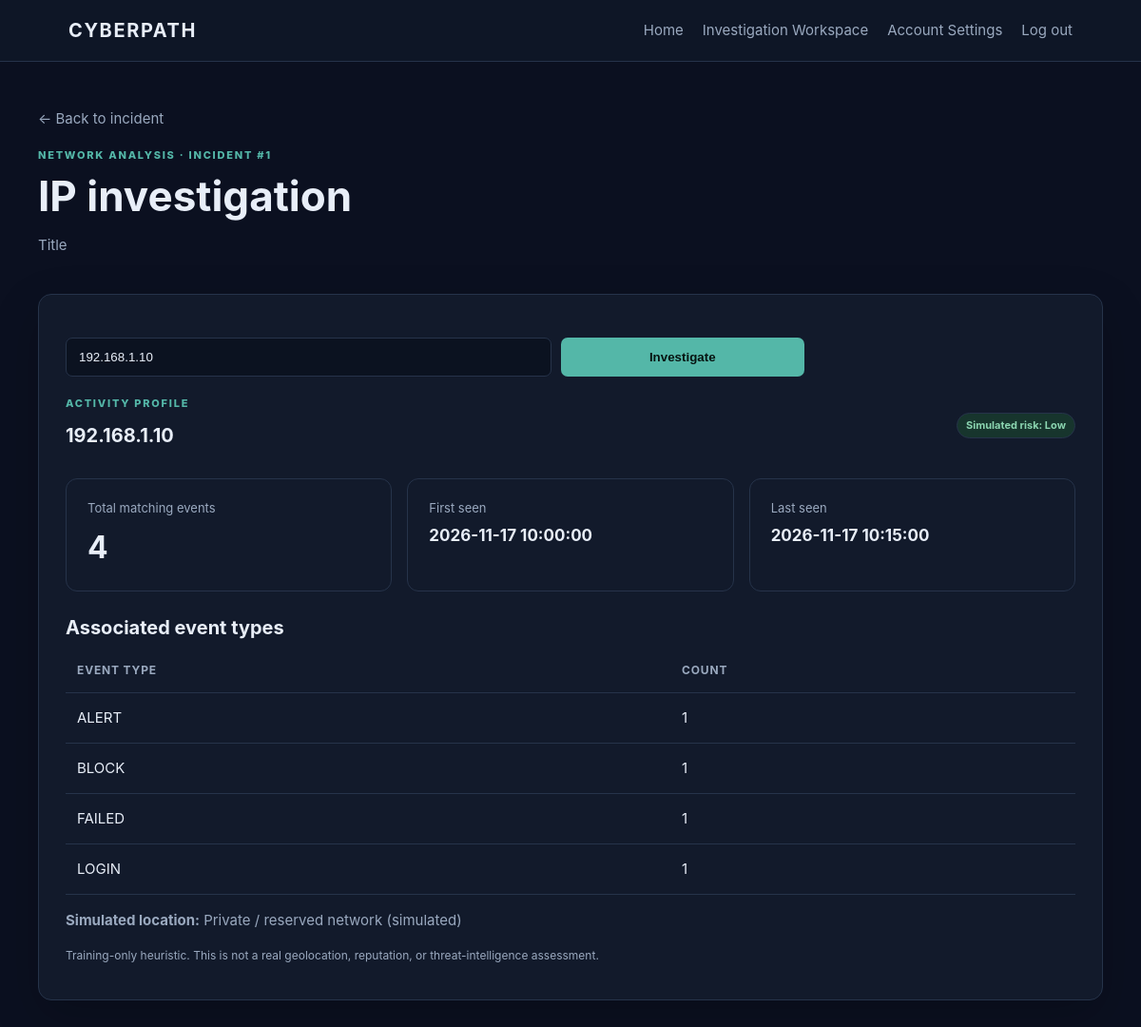
The page /incidents/1/ip-lookup?ip=192.168.1.10 (signed in) on the database its author committed.
### app/models.py (models this page shows)
class Incident(db.Model):
    id = db.Column(db.Integer, primary_key=True)
    title = db.Column(db.String(160), nullable=False)
    description = db.Column(db.Text, nullable=False, default="")
    severity = db.Column(db.String(30), nullable=False, default="Medium")
    status = db.Column(db.String(30), nullable=False, default="Open")
    created_at = db.Column(db.DateTime, nullable=False, default=datetime.utcnow)
    user_id = db.Column(db.Integer, db.ForeignKey("user.id"), nullable=False, index=True)
    user = db.relationship("User", back_populates="incidents")
    log_entries = db.relationship(
        "LogEntry", back_populates="incident", cascade="all, delete-orphan"
    )
    investigation_notes = db.relationship(
        "InvestigationNote", back_populates="incident", cascade="all, delete-orphan"
    )

class LogEntry(db.Model):
    id = db.Column(db.Integer, primary_key=True)
    timestamp = db.Column(db.DateTime, nullable=False, default=datetime.utcnow)
    source_ip = db.Column(db.String(45), nullable=False)
    destination_ip = db.Column(db.String(45), nullable=False)
    event_type = db.Column(db.String(100), nullable=False)
    raw_log = db.Column(db.Text, nullable=False)
    incident_id = db.Column(
        db.Integer, db.ForeignKey("incident.id"), nullable=False, index=True
    )
    incident = db.relationship("Incident", back_populates="log_entries")

### app/routes.py (the view)
@main.route("/incidents/<int:incident_id>/ip-lookup")
@login_required
def ip_lookup(incident_id):
    incident = get_owned_incident(incident_id)
    ip_address = request.args.get("ip", "").strip()
    entries = LogEntry.query.join(Incident).filter(
        Incident.id == incident.id, Incident.user_id == current_user.id
    ).all()
    profile = investigate_ip(entries, ip_address) if ip_address else None
    if ip_address and profile is None:
        flash("Enter a valid IP address.", "error")
    elif profile is not None and profile["request_count"] == 0:
        flash("This IP address does not appear in this incident's logs.", "info")
    return render_template("ip_lookup.html", incident=incident, profile=profile,
                           ip_address=ip_address)

### app/__init__.py (called while the page is built)
@login_manager.user_loader
def load_user(user_id):
    from app.models import User
    try:
        return db.session.get(User, int(user_id))
    except (TypeError, ValueError):
        return None

### app/routes.py (called while the page is built)
def get_owned_incident(incident_id):
    incident = Incident.query.filter_by(id=incident_id, user_id=current_user.id).first()
    if incident is None:
        abort(404)
    return incident

### app/templates/ip_lookup.html (shortened to what this page needs)
{% extends "base.html" %}
{% block content %}
<a class="back-link" href="{{ url_for('main.incident_detail', incident_id=incident.id) }}">← Back to incident</a>
<div class="page-heading"><div><p class="eyebrow">NETWORK ANALYSIS · INCIDENT #{{ incident.id }}</p><h1>IP investigation</h1><p class="muted">{{ incident.title }}</p></div></div>
<section class="panel detail-panel">
  <form class="filter-bar" method="get" action="{{ url_for('main.ip_lookup', incident_id=incident.id) }}">
    <input name="ip" value="{{ ip_address }}" placeholder="Enter an IP address" aria-label="IP address" required>
    <button class="button" type="submit">Investigate</button>
  </form>
  {% if profile and profile.request_count %}
  <div class="section-heading"><div><p class="eyebrow">ACTIVITY PROFILE</p><h2>{{ profile.ip }}</h2></div><span class="badge severity-{{ profile.risk|lower }}">Simulated risk: {{ profile.risk }}</span></div>
  <div class="stats-grid">
    <div class="stat-card"><span>Total matching events</span><strong>{{ profile.request_count }}</strong></div>
    <div class="stat-card"><span>First seen</span><strong style="font-size:17px">{{ profile.first_seen.strftime('%Y-%m-%d %H:%M:%S') }}</strong></div>
    <div class="stat-card"><span>Last seen</span><strong style="font-size:17px">{{ profile.last_seen.strftime('%Y-%m-%d %H:%M:%S') }}</strong></div>
  </div>
  <h2>Associated event types</h2>
  {% if profile.event_counts %}<div class="table-wrap"><table><thead><tr><th>Event type</th><th>Count</th></tr></thead><tbody>{% for event, count in profile.event_counts %}<tr><td>{{ event }}</td><td>{{ count }}</td></tr>{% endfor %}</tbody></table></div>{% else %}<p class="muted">No event types recorded.</p>{% endif %}
  <p class="muted"><strong>Simulated location:</strong> {{ profile.location }}</p>
  <p class="muted" style="font-size:12px">Training-only heuristic. This is not a real geolocation, reputation, or threat-intelligence assessment.</p>
  {% elif ip_address %}<p class="muted">No matching activity was found for this IP in this incident.</p>{% else %}<p class="muted">Search for an IP address to view its activity in this incident only.</p>{% endif %}
</section>
{% endblock %}

### app/templates/base.html (style rules this page uses)
:root { color-scheme: dark; --bg:#0b1020; --panel:#121a2b; --line:#26334a; --text:#e8eef8; --muted:#9aa9bf; --accent:#54b7a8; }
* { box-sizing:border-box; }
body { margin:0; min-height:100vh; background:var(--bg); color:var(--text); font:15px/1.6 Inter,system-ui,-apple-system,Segoe UI,sans-serif; }
a { color:var(--accent); text-decoration:none; }
button, .button { display:inline-block; border:0; border-radius:7px; padding:10px 16px; background:var(--accent); color:#071411 !important; font-weight:700; cursor:pointer; }
.panel { padding:clamp(24px,5vw,42px); border:1px solid var(--line); border-radius:14px; background:var(--panel); box-shadow:0 18px 50px #0003; }
h1 { margin:0 0 12px; font-size:clamp(30px,5vw,44px); line-height:1.15; }
p { color:var(--muted); }
input { width:100%; padding:12px 13px; border:1px solid var(--line); border-radius:7px; background:#0b1220; color:var(--text); }
.page-heading,.section-heading,.detail-heading { display:flex; justify-content:space-between; align-items:center; gap:20px; margin-bottom:24px; }
.page-heading h1 { margin-bottom:5px; }
.eyebrow { color:var(--accent); font-size:11px; font-weight:800; letter-spacing:.16em; margin:0 0 8px; }
.stats-grid { display:grid; grid-template-columns:repeat(3,1fr); gap:16px; margin-bottom:22px; }
.stat-card { padding:20px 22px; border:1px solid var(--line); border-radius:12px; background:var(--panel); }
.stat-card span { display:block; color:var(--muted); font-size:13px; }
.stat-card strong { display:block; margin-top:5px; font-size:32px; }
.panel { margin-bottom:20px; }
.panel h2 { margin:0 0 5px; font-size:20px; }
.filter-bar { display:grid; grid-template-columns:minmax(180px,2fr) 1fr 1fr auto auto; gap:10px; margin:20px 0; }
.filter-bar input,.filter-bar select { min-width:0; }
.table-wrap { overflow-x:auto; }
table { width:100%; border-collapse:collapse; text-align:left; }
th,td { padding:14px 12px; border-bottom:1px solid var(--line); white-space:nowrap; }
th { color:var(--muted); font-size:12px; text-transform:uppercase; letter-spacing:.07em; }
.badge { display:inline-block; padding:4px 9px; border:1px solid var(--line); border-radius:99px; font-size:11px; font-weight:700; }
.severity-low { color:#8bd5b0; background:#17352d; }
.back-link { display:inline-block; margin-bottom:18px; color:var(--muted); }
.detail-panel { padding:25px 28px; }
.muted { color:var(--muted); }

### rows shown on the page
Incident: id "1", title "Title"
LogEntry: first_seen "2026-11-17 10:00:00", event_type "LOGIN", count "1"
LogEntry: last_seen "2026-11-17 10:15:00", event_type "ALERT", incident "1"
LogEntry: event_type "BLOCK", incident "1"
LogEntry: event_type "FAILED", incident "1"

### other values the page prints
{{ profile.ip }} "192.168.1.10"
{{ profile.risk }} "Low"
{{ profile.request_count }} "4"
{{ profile.location }} "Private / reserved network (simulated)"
